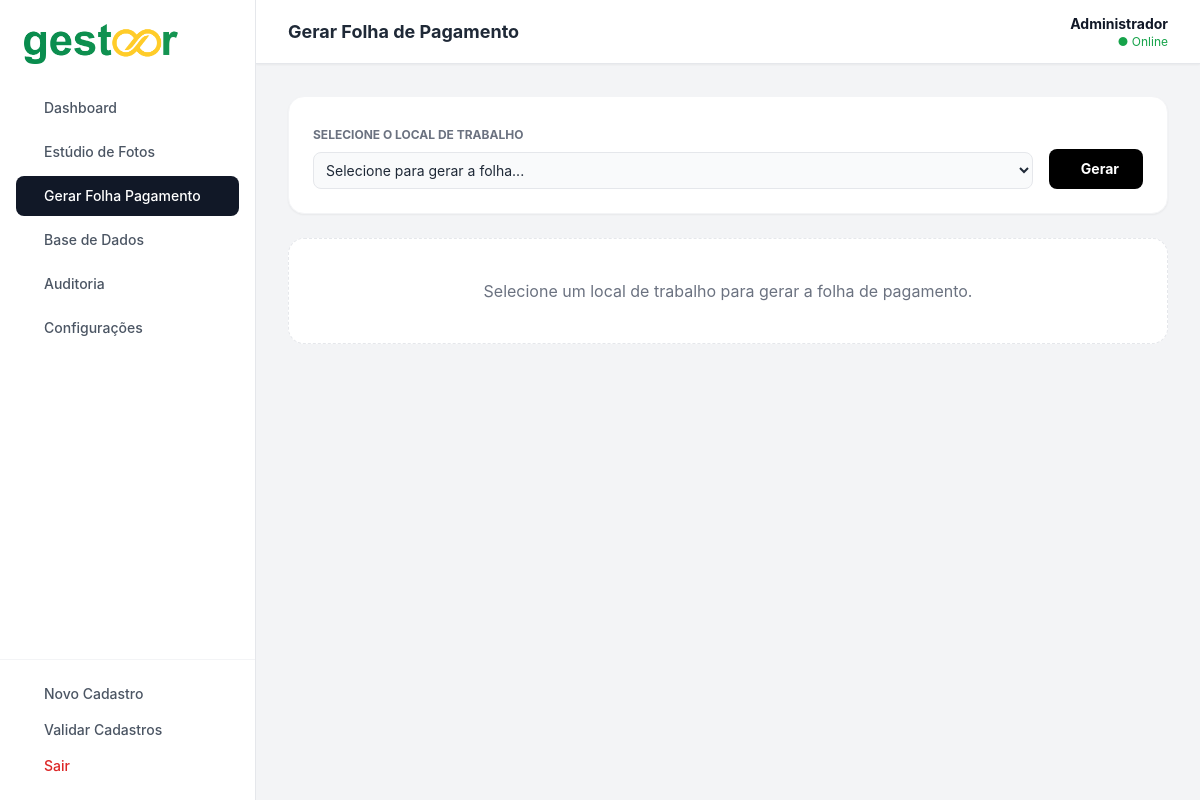
/admin/folha_pagamento?local_id=1 (signed in), run on an earlier commit of the app's database.
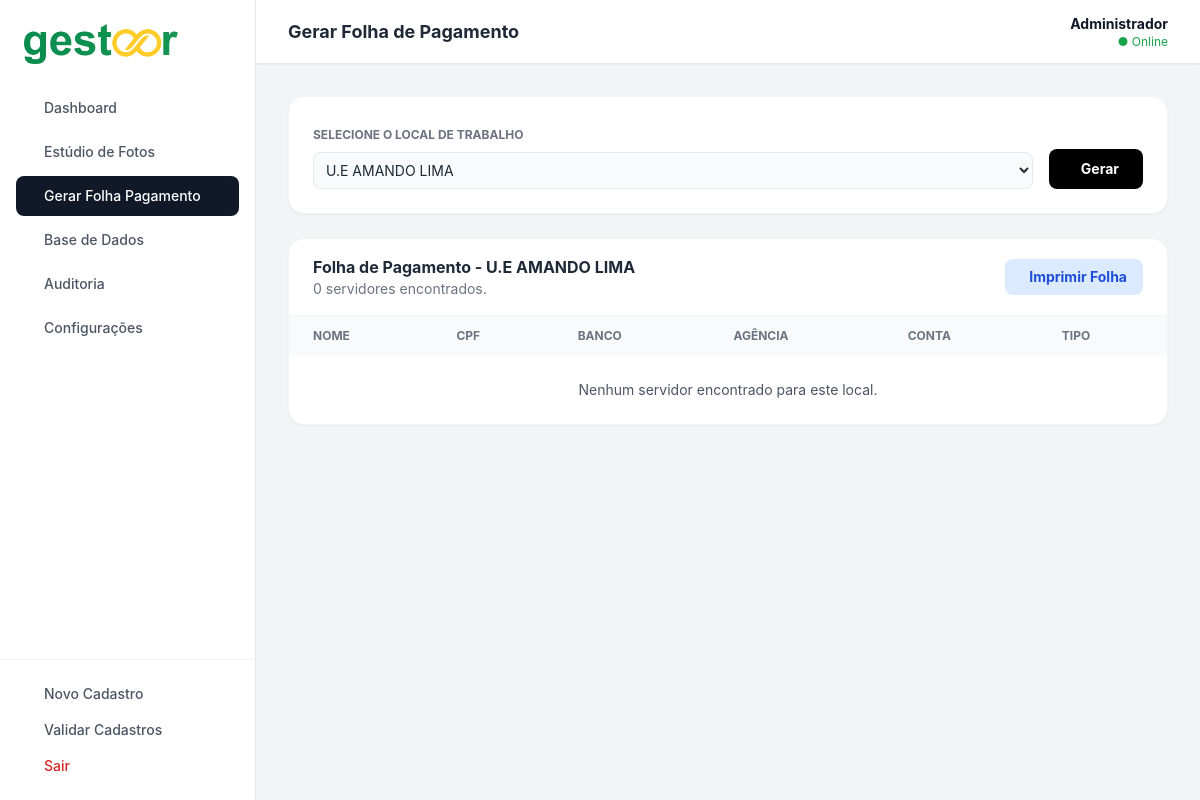
And on a later commit of the database.
### app.py (models this page shows)
class LocalTrabalho(db.Model):
    id = db.Column(db.Integer, primary_key=True)
    nome = db.Column(db.String(100), unique=True, nullable=False)

### app.py (the view)
@app.route('/admin/folha_pagamento', methods=['GET'])
@login_required
def folha_pagamento():
    if not current_user.is_admin:
        return redirect(url_for('sistema'))
    locais_trabalho = LocalTrabalho.query.order_by(LocalTrabalho.nome).all()
    local_id_filtro = request.args.get('local_id')
    funcionarios_folha = []
    local_selecionado = None
    if local_id_filtro:
        funcionarios_folha = Funcionario.query.filter_by(local_trabalho_id=local_id_filtro).order_by(Funcionario.nome).all()
        local_selecionado = db.session.get(LocalTrabalho, local_id_filtro)
    return render_template('folha_pagamento.html',
                           locais_trabalho=locais_trabalho,
                           funcionarios_folha=funcionarios_folha,
                           local_selecionado=local_selecionado)

### app.py (called while the page is built)
@login_manager.user_loader
def load_user(user_id):
    return User.query.get(int(user_id))

@app.context_processor
def inject_global_data():
    data = {'pending_count': 0, 'notifications': []}
    if current_user.is_authenticated:
        if current_user.role == 'admin' or getattr(current_user, 'is_admin', False):
            try:
                data['pending_count'] = Funcionario.query.filter_by(validado=False).count()
            except:
                pass
        try:
            data['notifications'] = LogAuditoria.query.order_by(LogAuditoria.data_hora.desc()).limit(5).all()
        except:
            pass
    return data

### templates/folha_pagamento.html (shortened to what the changed rows need)
<!DOCTYPE html>
<html lang="pt-BR">
<head>
    <script src="https://cdn.tailwindcss.com"></script>
</head>
<body class="flex h-screen overflow-hidden text-gray-800 dark:bg-gray-900 dark:text-gray-100 transition-colors duration-200">
    <div class="flex-1 flex flex-col h-screen overflow-hidden">
        <header class="h-16 bg-white border-b border-gray-200 flex items-center justify-between px-8 shadow-sm z-20 dark:bg-gray-800 dark:border-gray-700 no-print">
            <h2 class="text-lg font-bold text-gray-800 dark:text-white">Gerar Folha de Pagamento</h2>
        </header>
        <main class="flex-1 overflow-y-auto p-8">
            <div class="bg-white p-6 rounded-2xl shadow-sm border border-gray-100 mb-6 dark:bg-gray-800 dark:border-gray-700 no-print">
                <form method="GET">
                    <div class="flex items-end gap-4 mt-1">
                        <select name="local_id" class="w-full border border-gray-200 rounded-lg p-2 text-sm bg-gray-50 outline-none focus:ring-2 focus:ring-black dark:bg-gray-700 dark:border-gray-600 dark:text-white">
                            <option value="">Selecione para gerar a folha...</option>
                            {% for local in locais_trabalho %}
                            <option value="{{ local.id }}" {{ 'selected' if local_selecionado and local_selecionado.id == local.id }}>{{ local.nome }}</option>
                            {% endfor %}
                        </select>
                        <button type="submit" class="bg-black text-white px-6 py-2 rounded-lg text-sm font-bold hover:bg-gray-800 transition dark:bg-blue-600 dark:hover:bg-blue-700 h-10 flex items-center gap-2">
                             Gerar
                        </button>
                    </div>
                </form>
            </div>
            {% if local_selecionado %}
            <div id="print-area" class="bg-white rounded-2xl shadow-sm border border-gray-100 overflow-hidden dark:bg-gray-800 dark:border-gray-700">
                <div class="px-6 py-4 border-b border-gray-100 flex justify-between items-center dark:border-gray-700">
                    <div>
                        <h3 class="font-bold text-gray-800 dark:text-white">Folha de Pagamento - {{ local_selecionado.nome }}</h3>
                        <p class="text-sm text-gray-500">{{ funcionarios_folha|length }} servidores encontrados.</p>
                    </div>
                    <button onclick="window.print()" class="no-print bg-blue-100 text-blue-700 px-4 py-2 rounded-lg text-sm font-bold hover:bg-blue-200 transition flex items-center gap-2">
                         Imprimir Folha
                    </button>
                </div>
                <table class="w-full text-sm text-left text-gray-600">
                    <thead class="bg-gray-50 text-xs uppercase font-semibold text-gray-500 dark:bg-gray-700 dark:text-gray-400">
                        <tr>
                            <th class="px-6 py-3">Nome</th>
                            <th class="px-6 py-3">CPF</th>
                            <th class="px-6 py-3">Banco</th>
                            <th class="px-6 py-3">Agência</th>
                            <th class="px-6 py-3">Conta</th>
                            <th class="px-6 py-3">Tipo</th>
                        </tr>
                    </thead>
                    <tbody class="divide-y divide-gray-100 dark:divide-gray-700">
                        {% for f in funcionarios_folha %}
                        <tr class="hover:bg-gray-50 dark:hover:bg-gray-700">
                            <td class="px-6 py-4 font-medium text-gray-900 dark:text-white">{{ f.nome }}</td>
                            <td class="px-6 py-4">{{ f.cpf }}</td>
                            <td class="px-6 py-4">{{ f.banco }}</td>
                            <td class="px-6 py-4">{{ f.agencia }}</td>
                            <td class="px-6 py-4">{{ f.conta }}</td>
                            <td class="px-6 py-4">{{ f.tipo_conta }}</td>
                        </tr>
                        {% else %}
                        <tr><td colspan="6" class="text-center p-6">Nenhum servidor encontrado para este local.</td></tr>
                        {% endfor %}
                    </tbody>
                </table>
            </div>
            {% else %}
            <div class="text-center p-10 bg-white rounded-2xl border border-dashed dark:bg-gray-800 dark:border-gray-700">
                <p class="text-gray-500 dark:text-gray-400">Selecione um local de trabalho para gerar a folha de pagamento.</p>
            </div>
            {% endif %}
        </main>
    </div>
</body>
</html>

What changed in the data, as far as the page shows it:
added LocalTrabalho: nome "U.E AMANDO LIMA"
Also different on the page:
form field local_id: "Selecione para gerar a folha..." → "U.E AMANDO LIMA"
{{ funcionarios_folha|length }}: (not shown) → "0"
text no longer shown: "Selecione um local de trabalho para gerar a folha de pagamento."
text now shown: "Folha de Pagamento - servidores encontrados. Imprimir Folha NOME CPF BANCO AGÊNCIA CONTA TIPO Nenhum servidor encontrado para este local."
